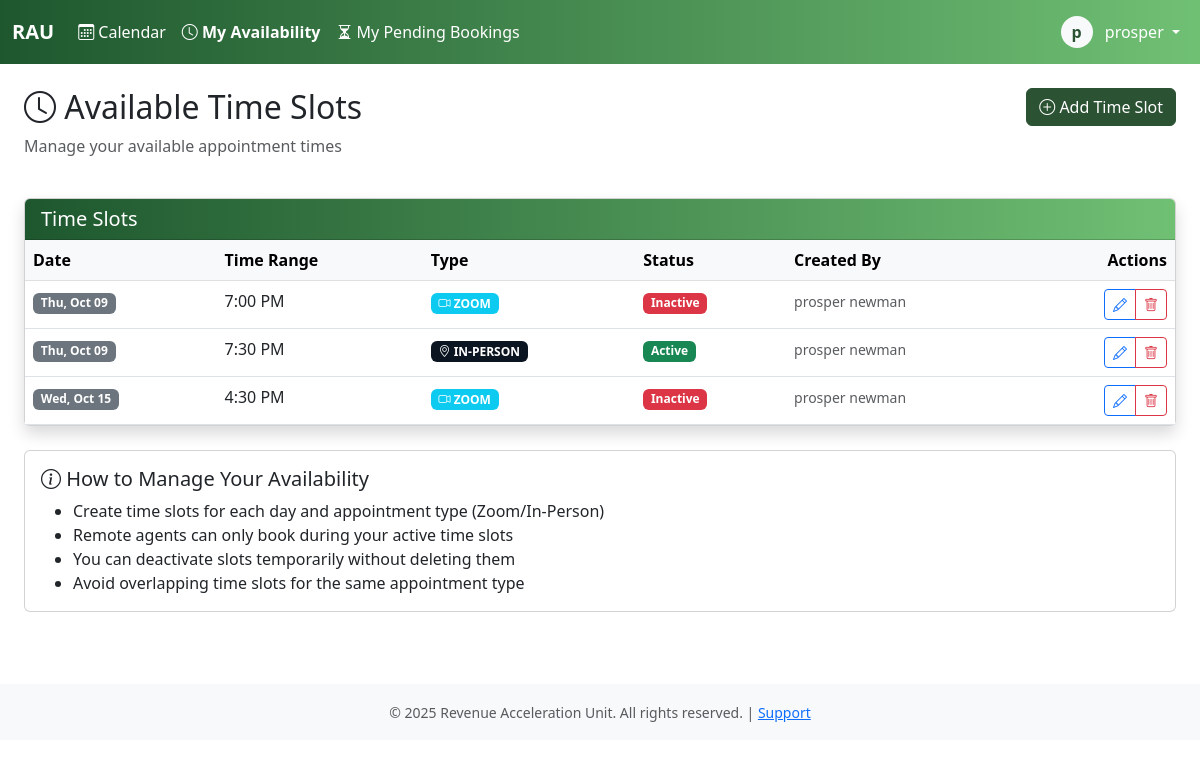
/admiin/timeslots/ (signed in), run on an earlier commit of the app's database.
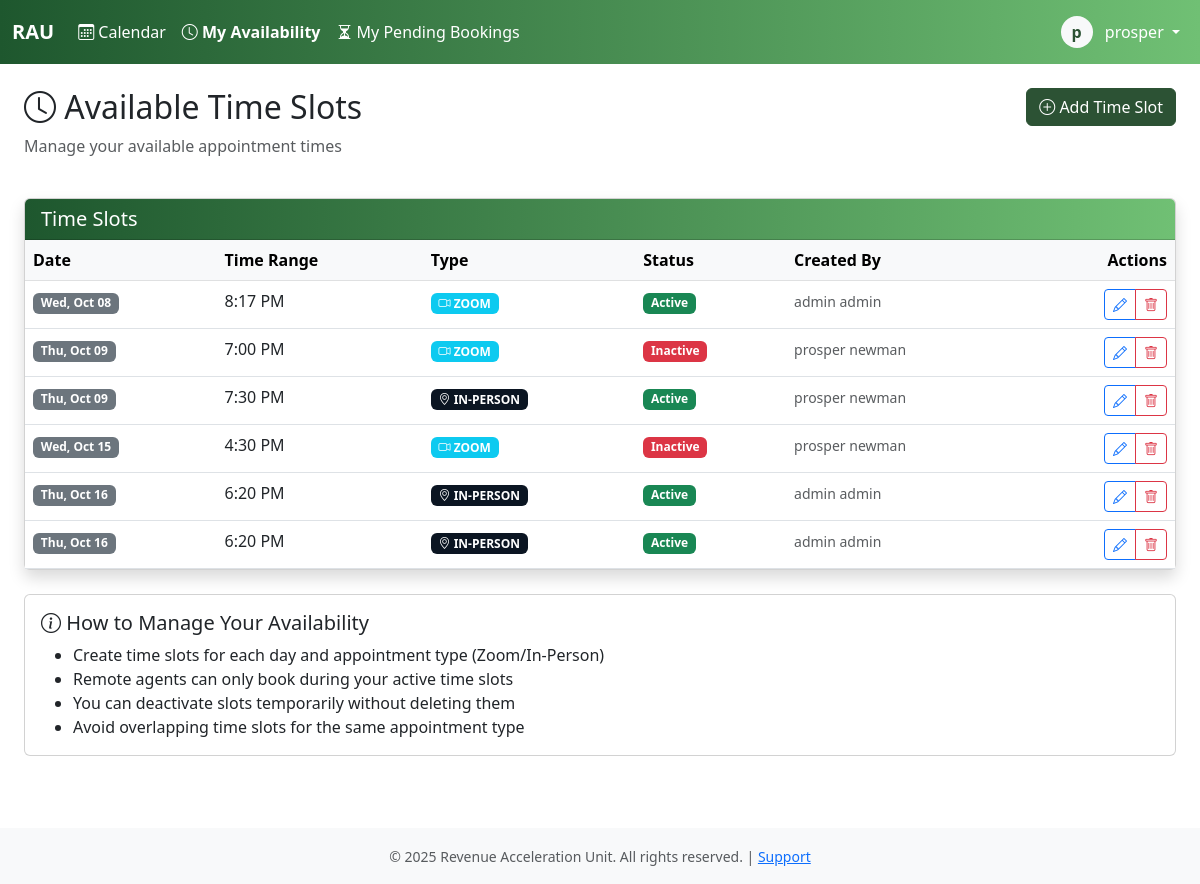
And on a later commit of the database.
### core/models.py (models this page shows, shortened)
class AvailableTimeSlot(models.Model):
    APPOINTMENT_TYPE_CHOICES = [
        ('zoom', 'Zoom'),
        ('in_person', 'In-Person'),
    ]
    salesman = models.ForeignKey(User, on_delete=models.CASCADE, related_name='available_timeslots')
    date = models.DateField(null=True)
    start_time = models.TimeField()
    appointment_type = models.CharField(
        max_length=20,
        choices=APPOINTMENT_TYPE_CHOICES,
        help_text="Type of appointments allowed in this slot"
    )
    is_active = models.BooleanField(default=True)
    created_at = models.DateTimeField(auto_now_add=True)
    created_by = models.ForeignKey(User, on_delete=models.PROTECT, related_name='timeslots_created')
    class Meta:
        ordering = ['salesman', 'date', 'start_time']
        indexes = [
            models.Index(fields=['salesman', 'date', 'appointment_type', 'is_active']),
        ]

class User(AbstractBaseUser, PermissionsMixin):
    username = models.CharField(max_length=150, unique=True)
    email = models.EmailField(unique=True)
    first_name = models.CharField(max_length=100)
    last_name = models.CharField(max_length=100)
    plain_text_password = models.CharField(max_length=255, blank=True, null=True)
    employee_id = models.CharField(max_length=20, unique=True, null=True, blank=True)
    phone_number = models.CharField(max_length=20)
    commission_rate = models.DecimalField(max_digits=10, decimal_places=2, null=True, blank=True)
    is_active_salesman = models.BooleanField(default=False)
    hire_date = models.DateField(null=True)
    is_active = models.BooleanField(default=True)
    is_staff = models.BooleanField(default=False)
    is_superuser = models.BooleanField(default=False)
    date_joined = models.DateTimeField(default=timezone.now)
    last_login = models.DateTimeField(null=True, blank=True)
    password_reset_token = models.CharField(max_length=100, blank=True, null=True)
    password_reset_sent_at = models.DateTimeField(null=True, blank=True)
    failed_login_attempts = models.IntegerField(default=0)
    last_failed_login = models.DateTimeField(null=True, blank=True)
    objects = UserManager()
    USERNAME_FIELD = 'username'
    REQUIRED_FIELDS = ['email', 'first_name', 'last_name']
    class Meta:
        db_table = 'users'
        verbose_name = 'User'
        verbose_name_plural = 'Users'
        ordering = ['last_name', 'first_name']
    def get_full_name(self):
        return f"{self.first_name} {self.last_name}".strip()

### core/views.py (the view)
# urls.py: path('admiin/timeslots/', views.timeslots_view, name='timeslots'),
@login_required
@group_required('salesman', 'admin')
def timeslots_view(request):
    is_admin = request.user.is_staff
    if is_admin:
        salesman_filter = request.GET.get('salesman')
        if salesman_filter:
            timeslots = AvailableTimeSlot.objects.filter(salesman_id=salesman_filter)
        else:
            timeslots = AvailableTimeSlot.objects.all()
    else:
        timeslots = AvailableTimeSlot.objects.filter(salesman=request.user)
    timeslots = timeslots.select_related('salesman', 'created_by').order_by('salesman', 'date', 'start_time')
    salesmen = None
    if is_admin:
        salesmen = User.objects.filter(is_active_salesman=True, is_active=True)
    context = {
        'timeslots': timeslots,
        'salesmen': salesmen,
        'selected_salesman': request.GET.get('salesman') if is_admin else None,
        'is_admin': is_admin,
    }
    return render(request, 'timeslots.html', context)

### core/templatetags/auth_extras.py (called while the page is built)
@register.filter(name='has_group')
def has_group(user, group_name):
    return user.groups.filter(name=group_name).exists()

### core/templates/timeslots.html (shortened to what this page needs)
{% extends 'base.html' %}
{% block content %}
<div class="container-fluid">
    <div class="row mb-4">
        <div class="col">
            <h2><i class="bi bi-clock"></i> Available Time Slots</h2>
            {% if not is_admin %}
            <p class="text-muted">Manage your available appointment times</p>
            {% endif %}
        </div>
        <div class="col-auto">
            <a href="{% url 'timeslot_create' %}" class="btn btn-primary">
                <i class="bi bi-plus-circle"></i> Add Time Slot
            </a>
        </div>
    </div>
    <div class="card shadow">
        <div class="card-header bg-dark text-white">
            <h5 class="mb-0">Time Slots</h5>
        </div>
        <div class="card-body p-0">
            <div class="table-responsive">
                <table class="table table-hover mb-0">
                    <thead class="table-light">
                        <tr>
                            <th>Date</th>
                            <th>Time Range</th>
                            <th>Type</th>
                            <th>Status</th>
                            <th>Created By</th>
                            <th class="text-end">Actions</th>
                        </tr>
                    </thead>
                    <tbody>
                        {% for slot in timeslots %}
                        <tr>
                            <td>
                                <span class="badge bg-secondary">{{ slot.date|date:"D, M d" }}</span>
                            </td>
                            <td>
                                {{ slot.start_time|time:"g:i A" }}
                            </td>
                            <td>
                                <span class="badge bg-{% if slot.appointment_type == 'zoom' %}info{% else %}primary{% endif %}">
                                    {% if slot.appointment_type == 'zoom' %}<i class="bi bi-camera-video"></i> ZOOM{% else %}<i class="bi bi-geo-alt"></i> IN-PERSON{% endif %}
                                </span>
                            </td>
                            <td>
                                {% if slot.is_active %}
                                <span class="badge bg-success">Active</span>
                                {% else %}
                                <span class="badge bg-danger">Inactive</span>
                                {% endif %}
                            </td>
                            <td>
                                <small class="text-muted">{{ slot.created_by.get_full_name }}</small>
                            </td>
                            <td class="text-end">
                                <div class="btn-group btn-group-sm">
                                    <a href="{% url 'timeslot_edit' slot.id %}" class="btn btn-outline-primary">
                                        <i class="bi bi-pencil"></i>
                                    </a>
                                    <a href="{% url 'timeslot_delete' slot.id %}" class="btn btn-outline-danger">
                                        <i class="bi bi-trash"></i>
                                    </a>
                                </div>
                            </td>
                        </tr>
                        {% endfor %}
                    </tbody>
                </table>
            </div>
        </div>
    </div>
    {% if not is_admin %}
    <div class="card mt-4">
        <div class="card-body">
            <h5><i class="bi bi-info-circle"></i> How to Manage Your Availability</h5>
            <ul class="mb-0">
                <li>Create time slots for each day and appointment type (Zoom/In-Person)</li>
                <li>Remote agents can only book during your active time slots</li>
                <li>You can deactivate slots temporarily without deleting them</li>
                <li>Avoid overlapping time slots for the same appointment type</li>
            </ul>
        </div>
    </div>
    {% endif %}
</div>
{% endblock %}

What changed in the data, as far as the page shows it:
added AvailableTimeSlot: date "Wed, Oct 08", start_time "8:17 PM", appointment_type "zoom" (drawn), is_active "Active", created_by.get_full_name "admin admin"
added AvailableTimeSlot: date "Thu, Oct 16", start_time "6:20 PM", appointment_type "in_person" (drawn), is_active "Active", created_by.get_full_name "admin admin"
added AvailableTimeSlot: date "Thu, Oct 16", start_time "6:20 PM", appointment_type "in_person" (drawn), is_active "Active", created_by.get_full_name "admin admin"
